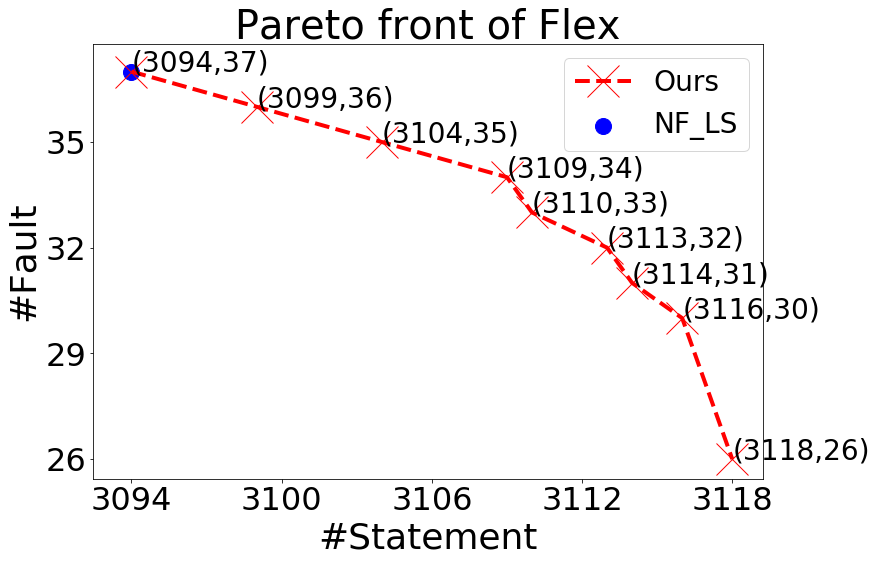

The Python source for this figure:
# -*- coding: utf-8 -*-
"""
Created on Fri Dec  7 20:53:57 2018

@author: allen
"""

import matplotlib.pyplot as plt
import numpy as np 

#LFLS_x = [44]
#LFLS_y = [28]
#NFNS_x = [44]
#NFNS_y = [32]
NFLS_x = [3094]
NFLS_y = [37]
Ours_x= [3094,3099,3104, 3109,3110,3113,3114,3116,3118]
Ours_y= [37,36,35,34,33,32,31,30,26]

my_x_ticks = np.arange(3094,3119,6) #显示范围为-5至5，每0.5显示一刻度
my_y_ticks = np.arange(26,40,3) #显示范围为-2至2，每0.2显示一刻度
plt.xticks(my_x_ticks)
plt.yticks(my_y_ticks)
  
params = {'figure.figsize': '12, 8','font.size':'28', 'axes.titlesize':'40',  'lines.markersize': '32','axes.labelsize': '36','xtick.labelsize': '32','ytick.labelsize': '32', 'lines.linewidth': '4',
'legend.fontsize': '28'}  # set figure size }
plt.rcParams.update(params)
plt.plot(Ours_x,Ours_y,linestyle='--', marker='x', color='r')
#plt.scatter(LFLS_x,LFLS_y, marker='s', color='orange')
#plt.scatter(NFNS_x,NFNS_y, marker='^', color='g')
plt.scatter(NFLS_x,NFLS_y, marker='.', color='b')

for a,b in zip(Ours_x, Ours_y): 
    plt.annotate('('+str(a)+','+str(b)+')',xy=(a,b))
#for a,b in zip(LFLS_x, LFLS_y): 
#    plt.annotate('('+str(a)+','+str(b)+')',xy=(a,b))
plt.legend(['Ours', 'NF_LS'], loc='upper right')
plt.title("Pareto front of Flex")
plt.xlabel("#Statement")
plt.ylabel("#Fault")
           
fig = plt.gcf()
plt.show()
fig.set_size_inches(7,5)
fig.savefig('tri_flex_plot.png')
